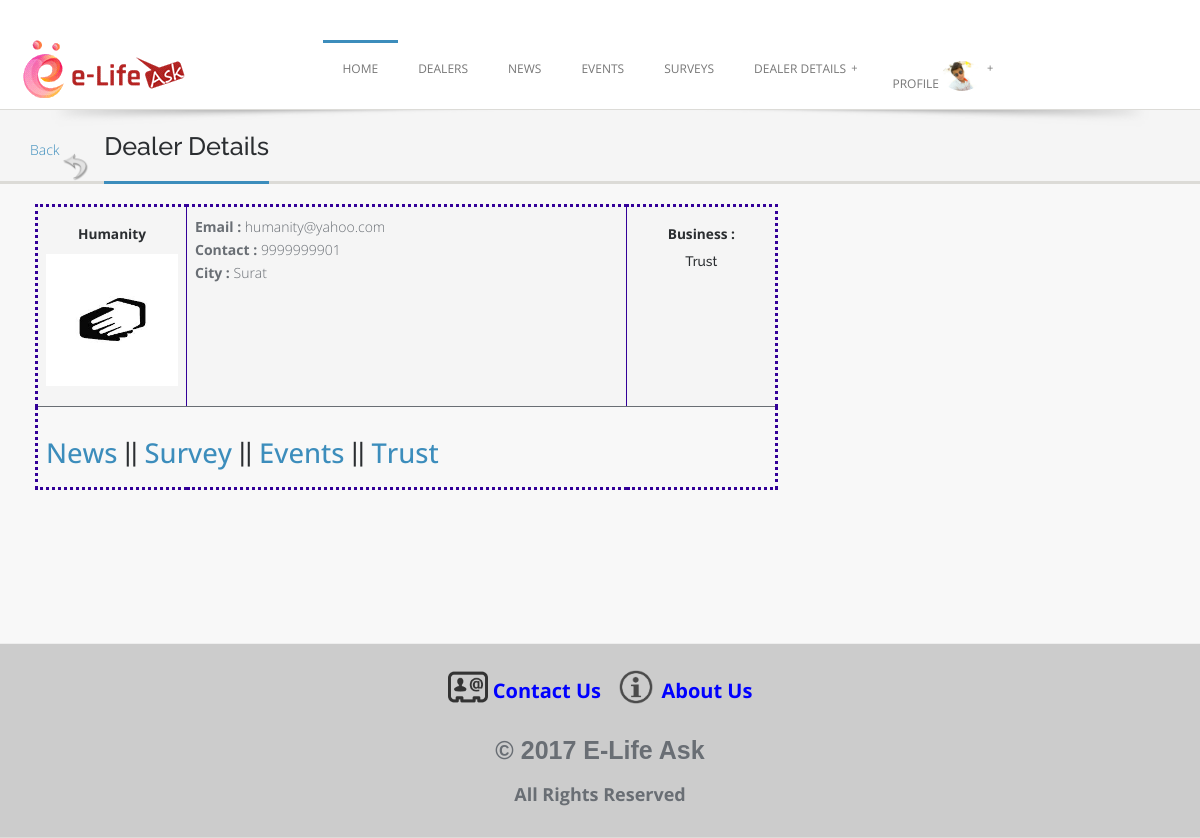
Screenshot of /User-Dealer/user_dealers_more_details.php?dealer_id=11 (signed in) with the database file from the repository.
### tables this page shows
CREATE TABLE `tbl_user` (
  `user_id` int(11) NOT NULL,
  `user_first_name` varchar(25) NOT NULL,
  `user_last_name` varchar(25) NOT NULL,
  `user_email` varchar(30) NOT NULL,
  `user_password` varchar(15) NOT NULL,
  `user_mobile_no` varchar(13) NOT NULL,
  `city_id` int(11) DEFAULT NULL,
  `pin_code` varchar(10) NOT NULL,
  `user_address` varchar(200) DEFAULT NULL,
  `user_photo` varchar(500) DEFAULT NULL,
  `user_status` int(11) NOT NULL
);

CREATE TABLE `tbl_dealer` (
  `dealer_id` int(11) NOT NULL,
  `dealer_first_name` varchar(25) NOT NULL,
  `dealer_last_name` varchar(25) NOT NULL,
  `company_name` varchar(200) NOT NULL,
  `dealer_email` varchar(30) NOT NULL,
  `dealer_password` varchar(15) NOT NULL,
  `dealer_mobile_no` varchar(13) NOT NULL,
  `designation` varchar(30) NOT NULL,
  `city_id` int(11) DEFAULT NULL,
  `pin_code` varchar(10) NOT NULL,
  `dealer_address` varchar(200) NOT NULL,
  `dealer_details` varchar(5000) NOT NULL,
  `dealer_photo` varchar(500) NOT NULL,
  `web_url` varchar(200) DEFAULT NULL,
  `JOD` date NOT NULL,
  `business_type` varchar(20) NOT NULL,
  `dealer_proof_1` varchar(500) NOT NULL,
  `dealer_proof_2` varchar(500) NOT NULL,
  `dealer_status` int(11) NOT NULL,
  `dealer_trial_plan_status` int(11) NOT NULL
);

CREATE TABLE `tbl_city` (
  `city_id` int(11) NOT NULL,
  `city_name` varchar(30) NOT NULL,
  `state_id` int(11) DEFAULT NULL,
  `city_status` int(11) NOT NULL
);

### User-Dealer/user_dealers_more_details.php (the view, shortened to what this page needs)
<!doctype html>
<html class="no-js" lang="en">
	<head>
	<link rel="stylesheet" href="css/font-awesome.css">
	<link href="assets/css/bootstrap.css" rel="stylesheet">
	<link rel="stylesheet" href="style.css">
	<link rel="stylesheet" href="css/colors.css">
	<link rel="stylesheet" href="layerslider/css/layerslider.css" type="text/css">
  </head>
<body>
<?php
	include "header.php";
?>
	<section class="post-wrapper-top">
    	<div class="container">
            <div class="post-wrapper-top-shadow">
                <span class="s1"></span>
            </div>
            <div class="col-lg-6 col-md-6 col-sm-6 col-xs-12">
               <a href="user_profile_of_dealers.php">Back<img src="images/back.png" width="30px" height="30px"></a>&nbsp;&nbsp;&nbsp; <h2>Dealer Details</h2>
            </div>
        </div>
	</section>
        	<div class="content clearfix">
            	<div class="col-lg-8 col-md-8 col-sm-8 col-xs-12" style="widtd:100%;overflow:auto">
				<form metdod="post">
                <table border="" class="table table-striped" data-effect="fade" style="border:#330099 dotted 3px;">
                  <tbody>
				    <?php
					$select = "select * from Tbl_dealer where dealer_id = '$_GET[dealer_id]' and dealer_status=1";
					$query = mysql_query($select);
					while($row = mysql_fetch_array($query))
					{
					?>
				<tr>
				  <td style="width:150px">
					  <h6 align="center"> <b> <?php echo $row['company_name']; ?> </b> </h6> <p>
					  <img src="<?php echo $row['dealer_photo']; ?>" height="50px" widtd="50px">
				</td>
				  <td>
					  <b> Email : </b><?php echo $row['dealer_email']; ?> <br>
					  <b> Contact : </b><?php echo $row['dealer_mobile_no']; ?> <br>
				<?php
					$select1 = "select * from Tbl_city where city_id = '$row[city_id]'";
					 $query1 = mysql_query($select1);
					$rowcity = mysql_fetch_array($query1);
				  ?>
					  <b> City : </b><?php echo $rowcity['city_name']; ?>
				  </td>
				  <td style="width:150px">
						<h6 align="center"> <b> Business : </b> </h6> <h6 align="center"> <?php echo $row['business_type']; ?></h6>
				  </td>
                </tr>
						<tr>
							<td colspan="4" >
							<h3><a href="user_dealers_news.php?dn_id=<?php echo $row['dealer_id']; ?>">News</a> ||
							<a href="user_dealers_survey.php?ds_id=<?php echo $row['dealer_id']; ?>">Survey</a> ||
							<a href="user_dealers_events.php?de_id=<?php echo $row['dealer_id']; ?>">Events</a> ||
							<?php
							if($row['business_type']=="Product Marketing")
							{
								?>
								<a href="user_dealers_product.php?dp_id=<?php echo $row['dealer_id']; ?>">Products</a>
								<?php
							}
							else if($row['business_type']=="Service Provider")
							{
								?>
								<a href="user_dealers_service.php?d_service_id=<?php echo $row['dealer_id']; ?>">Service</a>
								<?php
							}
							else if($row['business_type']=="Institute")
							{
								?>
								<a href="user_dealers_institute.php?di_id=<?php echo $row['dealer_id']; ?>">Institute</a>
								<?php
							}
							else if($row['business_type']=="Trust")
							{
								?>
								<a href="user_dealers_trust.php?dt_id=<?php echo $row['dealer_id']; ?>">Trust</a>
								<?php
							}
							?> </h3>
							</td>
						</tr>
					<?php } ?>
                  </tbody>
                </table>
			  </form>
				</div>
            </div>
<?php
	include "footer.php";
?>
	</body>
</html>

### User-Dealer/header.php (shortened to what this page needs)
<?php
		$select = "select * from Tbl_dealer where dealer_id = '$_SESSION[dealer_id]'";
		$query_select = mysql_query($select);
		$row = mysql_fetch_array($query_select);
		$select1 = "select * from Tbl_user where user_id = '$_SESSION[user_id]'";
		$query_select1 = mysql_query($select1);
		$row_user = mysql_fetch_array($query_select1);
?>
<header class="header">
    	<div class="container">
        	<div class="site-header clearfix">
                <div class="col-lg-3 col-md-3 col-sm-12 title-area pull-left">
                    <div style="margin-top:-5px" class="site-title" id="title">
                        <a href="../index.php" title="">
                            <img src="images/logo.gif" alt="">
                        </a>
                    </div>
                </div>
                <div class="col-lg-9 col-md-12 col-sm-12">
                   <div id="nav">
                        <div class="container clearfix">
                       <?php
					   if($_SESSION['dealer_id']!="")
					   {
					   	?>
						  <ul id="jetmenu" class="jetmenu blue">
                            <li class="active"><a href="dealer_index.php">Home</a>
                            </li>
						<?php
							if($_SESSION['business_type'] == "Product Marketing")
							{ ?>
								<li><a href="#">Product</a>
									<ul class="dropdown">
										<li><a href="dealer_add_product.php">Add Product</a></li>
										<li><a href="dealer_manage_product.php">Manage Product</a></li>
									</ul>
								</li>
						<?php }
							else if($_SESSION['business_type'] == "Service Provider")
							{ ?>
								<li><a href="#">Service</a>
									<ul class="dropdown">
										<li><a href="dealer_add_service.php">Add Service</a></li>
										<li><a href="dealer_manage_service.php">Manage Service</a></li>
									</ul>
								</li>
							<?php }
							else if($_SESSION['business_type'] == "Trust")
							{ ?>
								<li><a href="#">Trust</a>
									<ul class="dropdown">
										<li><a href="dealer_add_donation.php">Add Donation</a></li>
										<li><a href="dealer_manage_donation.php">Manage Donation</a></li>
									</ul>
								</li>
							<?php }
							else if($_SESSION['business_type'] == "Institute")
							{ ?>
								<li><a href="#">Institute</a>
									<ul class="dropdown">
										<li><a href="dealer_add_facility.php">Add Facility</a></li>
										<li><a href="dealer_manage_facility.php">Manage Facility</a></li>
									</ul>
								</li>
							<?php } ?>
							<li><a href="#">News</a>
                                <ul class="dropdown">
                                    <li><a href="dealer_add_news.php">Add News</a></li>
                                    <li><a href="dealer_manage_news.php">Manage News</a></li>
                                </ul>
                            </li>
                            <li><a href="#">Event</a>
                                <ul class="dropdown">
                                    <li><a href="dealer_add_event.php">Add Event</a></li>
                                    <li><a href="dealer_manage_event.php">Manage Event</a></li>
                                </ul>
                            </li>
                            <li><a href="#">Survey</a>
                                <ul class="dropdown">
                                    <li><a href="dealer_add_survey.php">Add Survey</a></li>
                                    <li><a href="dealer_manage_survey.php">Manage Survey</a></li>
                                </ul>
                            </li>
                            <li><a href="#">Follow</a>
                                <ul class="dropdown" >
                                    <li><a href="dealer_follower.php">Followers</a></li>
                                </ul>
                            </li>
                            <li><a href="#">Profile <img src="<?php echo $row['dealer_photo']; ?>" style="border-radius:50% 50% 50% 50%;width:40px;"></a>
                                <ul class="dropdown" >
                                    <li><a href="dealer_view_profile.php">View Profile</a></li>
                                    <li ><a href="dealer_edit_profile.php">Edit Profile</a></li>
		                            <li><a href="dealer_my_plan.php">Plan</a></li>
									<li><a href="logout.php">Logout</a></li>
                                </ul>
                            </li>
                        </ul>
						<?php
					   }
					   else if($_SESSION['user_id']!="")
					   {
					   ?>
									  <ul id="jetmenu" class="jetmenu blue">
                            <li class="active"><a href="user_index.php">Home</a>
                            </li>
                            <li><a href="user_profile_of_dealers.php">Dealers</a></li>
                            <li><a href="user_all_news.php">News</a>
                            </li>
                            <li><a href="user_all_events.php">Events</a>
                            </li>
                            <li><a href="user_all_survey.php">Surveys</a>
                            <li><a href="#">Dealer Details</a>
                            </li>
                            <li><a href="#">Profile <img src="<?php echo $row_user['user_photo']; ?>" style="border-radius:50% 50% 50% 50%;width:40px;"></a>
                            </li>
                        </ul>
					   <?php
					   }
					   ?>
                        </div>
                    </div>
                </div>
            </div>
    	</div>
    </header>

### User-Dealer/style.css (style rules this page uses)
* { margin: 0; padding: 0px; font-family: "Open Sans"; }
body { background: #f8f8f8; margin: 0; height: 100%; z-index: 1000; color: #696E74; }
p { padding: 0; margin-bottom: 12px; font-family: "Open Sans" !important; font-weight: 300; font-size: 14px; line-height: 24px; color: #696E74; margin-top: 10px; }
html { overflow-x: hidden; overflow-y: auto; }
html, body { height: 100%; }
img { height: auto; max-width: 100%; }
*, *:after, *:before { -webkit-box-sizing: border-box; -moz-box-sizing: border-box; box-sizing: border-box; padding: 0; margin: 0; }
a { padding: 0; margin: 0; text-decoration: none; -webkit-transition: background-color .4s linear, color .4s linear; -moz-transition: background-color .4s linear, color .4s linear; -o-transition: background-color .4s linear, color .4s linear; -ms-transition: background-color .4s linear, color .4s linear; transition: background-color .4s linear, color .4s linear; }
a img { border: none; vertical-align: bottom; }
p, pre, ul, ol, dl, dd, blockquote, address, fieldset, form, { margin-bottom: 20px; }
a img { border: none; }
ul, ol, dl { margin-left: 30px; }
ul, ol, dl { margin-bottom: 1.25em; font-family: inherit; }
ul, ol { margin-left: 0; }
section::before, section::after { position: absolute; content: ''; pointer-post-wraps: none; }
.marketplace-top-shadow, .post-wrapper-top-shadow { width:100%; position:relative; z-index:1000; }
.marketplace-top-shadow .s1, .post-wrapper-top-shadow .s1 { background:url(images/shadow.png) center no-repeat; height:31px; margin:0 auto; bottom:-18px; width:100%; position:absolute; left:0; }
.post-wrapper-top { background-color: #F5F5F5; bottom: 0; left: 0; right: 0; top: 0; z-index: 0; border-bottom: 3px solid #DCDBD7; margin-bottom: 0; padding:0; position: relative; text-align: left; }
.post-wrapper-top h2 { border-bottom: 3px solid #fff; display: inline-block; font-weight:500; font-size:1.8em; padding: 0 0 20px; color:#2B2E31; position: relative; margin-bottom:-3px; }
.header { background:#ffffff; display:block; border-bottom:1px solid #DCDBD7; position:relative; z-index: 99; }
.site-header { padding:40px 0 0; }
.title-area { padding:0; display:block; position:relative; overflow:hidden; }
#nav { margin-top:0; }
.effect-fade { opacity: 0; }
.effect-fade.in { opacity: 1; }
.content { padding:20px 20px 60px 20px; }

### User-Dealer/css/colors.css (style rules this page uses)
.pagination > li > a:hover, .pagination > li > span:hover, .pagination > li > a:focus, .pagination > li > span:focus, .list-group-item.active, .list-group-item.active:hover, .list-group-item.active:focus, .panel-primary > .panel-heading, .breadcrumb, blockquote, blockquote.pull-right, .nav .open > a, .nav .open > a:hover, .nav .open > a:focus, .form-control:focus, .nav .open > a, .nav .open > a:hover, a.thumbnail:hover, .nav-tabs.nav-stacked > li > a, .owl-carousel .item a div span, a.thumbnail:focus, .post-wrapper-top h2, .nav .open > a:focus, #volume, .title:before, .post-meta a:hover, .title:after { border-color:#3C8DBC }
.panel-primary > .panel-heading + .panel-collapse .panel-body, .nav .caret, .blue > li:hover > a, .blue > li.active > a, .top-bar-section .dropdown, .top-bar-section .has-dropdown > a:after { border-top-color:#3C8DBC }
.text-primary, .panel-primary > .panel-heading, .navbar-inverse .dropdown-menu > li > a:hover, .navbar-inverse .dropdown-menu > li > a:focus, .nav > li > a:hover, .nav > li > a:focus, .accordion-heading .accordion-toggle > em, .message span, .services_lists_boxes_icon:after, #cp-nav a:hover, #cp-nav .hover > a, #cp-nav .current > a, #cp-nav .hover > a a:after, #cp-nav .current a:after, a.list-group-item.active > .badge, .nav-pills > .active > a > .badge, a, .rating i, .btn-link, .dropdown-menu > li > a:hover, .dropdown-menu > li > a:focus, .dropdown-menu > .active > a, .dropdown-menu > .active > a:hover, .dropdown-menu > .active > a:focus, .nav > li > a:hover, .nav > li > a:focus, .check li:before, .highlight, .required, .pricing li:before, .theme_details h3, .theme_overviews .icon-container i, .jetmenu li > .megamenu i, .top-bar-section ul li:hover > a, .top-bar-section ul li.active > a, .recent_posts li a.readmore { color:#3C8DBC; }

### User-Dealer/user_dealers_more_details.php (style rules this page uses)
td { border-bottom:solid 1px; }

### rows the page displays
tbl_user: user_photo (picture)
tbl_dealer: company_name "Humanity", dealer_photo (picture), dealer_email "humanity@yahoo.com", dealer_mobile_no "9999999901", city.city_name "Surat", business_type "Trust"
